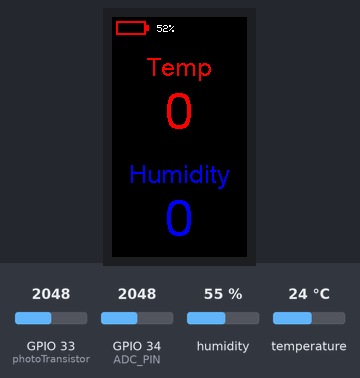
Bench run of a sketch on a simulated ESP32. On the bench: 135×240 colour display. The inputs (shaded band) are chosen by the test bench; at power-on: GPIO 34 (ADC_PIN) = 2048, humidity 55 %, GPIO 33 (photoTransistor) = 2048, temperature 24 °C.

Above: at 1.3 s.
1.4 s: GPIO 34 (ADC_PIN) set to 2113
At 4.5 s:
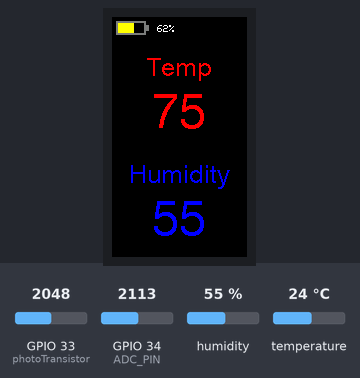
11.0 s: GPIO 34 (ADC_PIN) set to 2191
At 15.2 s:
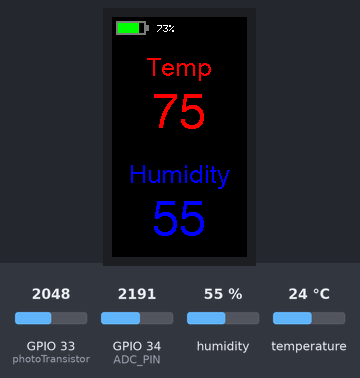
20.6 s: GPIO 34 (ADC_PIN) set to 2866
At 21.6 s:
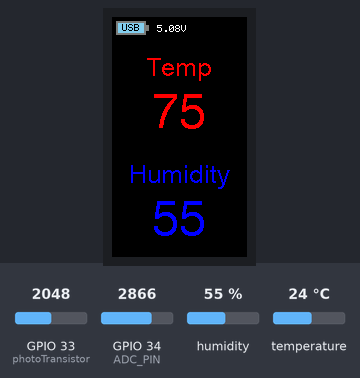
30.2 s: GPIO 34 (ADC_PIN) set to 122
At 31.2 s:
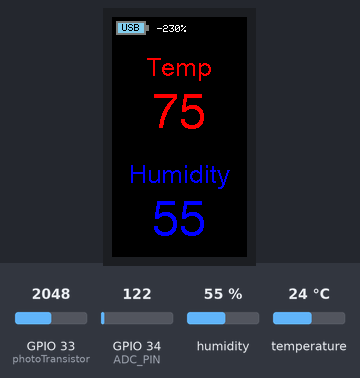
33.3 s: humidity set to 22 %
At 36.6 s:
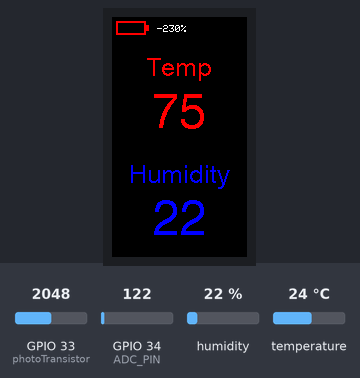
Timing chart, 0 to 38.1 s (numbered marks = the images above; inputs shaded):
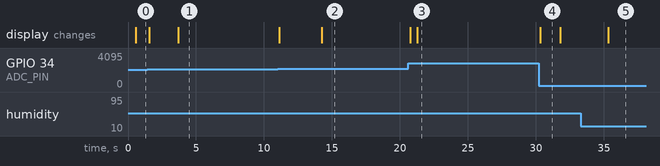

Measured:
- the behaviour switches between 2143 and 2144 on GPIO 34 (ADC_PIN) (found by bisection; images 1 and 2)
- after the input at 11.0 s, the display: first changes after 0.11 s (image 2 shows a later state)
- after the input at 20.6 s, the display: first changes after 0.17 s (image 3 shows a later state)
- after the input at 30.2 s, the display: changes after 0.14 s (image 4)
- after the input at 33.3 s, the display: changes after 2.0 s (image 5)
- what the display in image 4 shows lasts 1.5 s, from 30.3 s to 31.8 s

The sketch:

myTempsV3.ino
```cpp
#include <Adafruit_BME280.h>
#include <TFT_eSPI.h>
//#include <User_Setups/Setup25_TTGO_T_Display.h>

TFT_eSPI tft = TFT_eSPI();
TFT_eSprite spr = TFT_eSprite(&tft);
Adafruit_BME280 bme;

#define photoTransistor 33
const int pwmFreq = 5000;
const int pwmResolution = 8;
const int pwmLedChannelTFT = 0;

// Battery Voltage Pin
#define ADC_PIN 34
int vref = 1100;
float battery_voltage = 0.0;

// Setup for screen
int centerX = 135/2;
int centerY = 132;

// Variables for data
float temp = 0.0;
float rh = 0.0;

// Millis timer delay
int waitPeriod = 3500;
unsigned long start = 0;

// A dot to view screen refresh rate
int ball = 0;
int moveAmount = 1;

void setup() {
  Serial.begin(115200);
  if (! bme.begin(0x76, &Wire)) {
      Serial.println("Could not find a valid BME280 sensor, check wiring!");
      while (1);
  }

  tft.begin();
  tft.fillScreen(TFT_BLACK);

  ledcSetup(pwmLedChannelTFT, pwmFreq, pwmResolution);
  ledcAttachPin(TFT_BL, pwmLedChannelTFT);
}

void loop(void) {
  // MILLIS timer in place of delay
  if(millis() - start >= waitPeriod){
    temp = bme.readTemperature() * 9/5 + 32; //Convert to F
    rh = bme.readHumidity();
    uint16_t v = analogRead(ADC_PIN);
    battery_voltage = ((float)v / 4095.0) * 2.0 * 3.3 * (vref / 1000.0);
    start = millis();
  } // END millis timer

  // Adjust screen brightness
  int brightness = map(analogRead(photoTransistor), 0, 4095, 10, 255);
  ledcWrite(pwmLedChannelTFT, brightness);
  drawScreen(temp, rh, battery_voltage);
}

void drawScreen(float temp, float rh, float battery_voltage){
  spr.createSprite(135, 280);
  spr.fillSprite(TFT_BLACK);

  // 3.00V == 1690, 4.20V == 2370
  // The TTGO powered off at around 2.50V
  int percent = map(analogRead(ADC_PIN), 1690, 2370, 0, 100);
  String voltage = String(battery_voltage) + "V";
  String percentText = String(percent) + "%";

  // Battery Icon
  spr.setTextDatum(TL_DATUM);
  spr.fillRect(4, 4, 28, 2, TFT_DARKGREY);   //TOP
  spr.fillRect(4, 16, 28, 2, TFT_DARKGREY);  //BOTTOM
  spr.fillRect(4, 4, 2, 12, TFT_DARKGREY);   //LEFT
  spr.fillRect(32, 4, 2, 14, TFT_DARKGREY);  //RIGHT
  spr.fillRect(34, 8, 3, 6, TFT_DARKGREY);   //TIP

  spr.setTextSize(1);
  spr.setTextColor(TFT_WHITE);

  // Show battery Voltage if on Battery power
  // Else show current voltage
  if(percent <= 100){
    spr.drawString(percentText, 45, 8, 1);
  }else{
    spr.drawString(voltage, 45, 8, 1);
  }

  if(battery_voltage <= 2.99){
    spr.fillRect(4, 4, 28, 2, TFT_RED);
    spr.fillRect(4, 16, 28, 2, TFT_RED);
    spr.fillRect(4, 4, 2, 14, TFT_RED);
    spr.fillRect(32, 4, 2, 14, TFT_RED);
    spr.fillRect(34, 8, 3, 6, TFT_RED);
  } // END IF
  if(battery_voltage >= 3.0){
    spr.fillRect(6, 6, 4, 10, TFT_RED);
  } // END IF
  if(battery_voltage >= 3.2){
    spr.fillRect(6, 6, 6, 10, TFT_RED);
  } // END IF
  if(battery_voltage >= 3.4){
    spr.fillRect(6, 6, 11, 10, TFT_YELLOW);
  } // END IF
  if(battery_voltage >= 3.6){
    spr.fillRect(6, 6, 16, 10, TFT_YELLOW);
  } // END IF
  if(battery_voltage >= 3.8){
    spr.fillRect(6, 6, 21, 10, TFT_GREEN);
  } // END IF
  if(battery_voltage >= 4.0){
    spr.fillRect(6, 6, 26, 10, TFT_GREEN);
  } // END IF
  if(battery_voltage >= 4.60){
    spr.fillRect(6, 6, 26, 10, TFT_GREEN);
    spr.setTextColor(TFT_BLACK, TFT_GREEN);
    spr.drawString("CHG", 10, 7, 1);
  } // END IF
  if(battery_voltage >= 4.85){
    spr.fillRect(6, 6, 26, 10, TFT_SKYBLUE);
    spr.setTextColor(TFT_BLACK, TFT_SKYBLUE);
    spr.drawString("USB", 10, 7, 1);
  }   // END IF

  // Write the Data centered in the screen
  spr.setTextDatum(TC_DATUM);
  spr.setTextColor(TFT_RED);
  spr.drawString("Temp", centerX, 40, 4);
  spr.drawNumber(int(temp), centerX, 75, 6);

  spr.setTextColor(TFT_BLUE);
  spr.drawString("Humidity", centerX, centerY + 15, 4);
  spr.drawNumber(int(rh), centerX, centerY + 50, 6);

  // Move the ball
  tft.fillCircle(ball,230,2,TFT_WHITE);
  ball = ball + moveAmount;

  // Reverse the direction of the ball at the ends:
  if (ball <= 0 || ball >= 135) {
    moveAmount = -moveAmount;
  }

  // Now push the sprite to the TFT at position 0,0 on screen
  spr.pushSprite(0, 0);
  spr.deleteSprite();

} // END drawScreen(temp, rh, battery_voltage)
```
